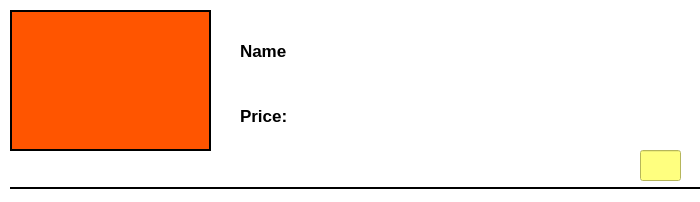
<?xml version="1.0" encoding="UTF-8"?>
<ui version="4.0">
 <class>widget_kala</class>
 <widget class="QWidget" name="widget_kala">
  <property name="geometry">
   <rect>
    <x>0</x>
    <y>0</y>
    <width>700</width>
    <height>202</height>
   </rect>
  </property>
  <property name="windowTitle">
   <string>Form</string>
  </property>
  <property name="styleSheet">
   <string notr="true">background-image: url();
background-color: rgb(255, 255, 255);</string>
  </property>
  <widget class="QLineEdit" name="lineEdit_coler">
   <property name="geometry">
    <rect>
     <x>640</x>
     <y>150</y>
     <width>41</width>
     <height>31</height>
    </rect>
   </property>
   <property name="styleSheet">
    <string notr="true">background-color: rgb(255, 255, 127);</string>
   </property>
   <property name="readOnly">
    <bool>true</bool>
   </property>
  </widget>
  <widget class="QLabel" name="label">
   <property name="geometry">
    <rect>
     <x>240</x>
     <y>100</y>
     <width>71</width>
     <height>31</height>
    </rect>
   </property>
   <property name="font">
    <font>
     <pointsize>13</pointsize>
     <bold>true</bold>
    </font>
   </property>
   <property name="styleSheet">
    <string notr="true">background-color: rgb();</string>
   </property>
   <property name="text">
    <string>Price:</string>
   </property>
  </widget>
  <widget class="QLabel" name="label_price">
   <property name="geometry">
    <rect>
     <x>320</x>
     <y>100</y>
     <width>131</width>
     <height>31</height>
    </rect>
   </property>
   <property name="font">
    <font>
     <pointsize>13</pointsize>
     <bold>true</bold>
    </font>
   </property>
   <property name="styleSheet">
    <string notr="true">color: rgb(255, 0, 0);
background-color: rgb();</string>
   </property>
   <property name="text">
    <string/>
   </property>
  </widget>
  <widget class="QLabel" name="label_name">
   <property name="geometry">
    <rect>
     <x>240</x>
     <y>10</y>
     <width>471</width>
     <height>81</height>
    </rect>
   </property>
   <property name="font">
    <font>
     <pointsize>13</pointsize>
     <bold>true</bold>
    </font>
   </property>
   <property name="styleSheet">
    <string notr="true">background-color: rgb(1);</string>
   </property>
   <property name="text">
    <string>Name</string>
   </property>
  </widget>
  <widget class="QFrame" name="frame">
   <property name="geometry">
    <rect>
     <x>10</x>
     <y>10</y>
     <width>201</width>
     <height>141</height>
    </rect>
   </property>
   <property name="styleSheet">
    <string notr="true">background-color: rgb(255, 85, 0);</string>
   </property>
   <property name="frameShape">
    <enum>QFrame::Box</enum>
   </property>
   <property name="frameShadow">
    <enum>QFrame::Plain</enum>
   </property>
   <property name="lineWidth">
    <number>2</number>
   </property>
  </widget>
  <widget class="Line" name="line">
   <property name="geometry">
    <rect>
     <x>10</x>
     <y>180</y>
     <width>700</width>
     <height>16</height>
    </rect>
   </property>
   <property name="styleSheet">
    <string notr="true">background-color: rgb();</string>
   </property>
   <property name="frameShadow">
    <enum>QFrame::Plain</enum>
   </property>
   <property name="lineWidth">
    <number>2</number>
   </property>
   <property name="orientation">
    <enum>Qt::Horizontal</enum>
   </property>
  </widget>
  <widget class="QLabel" name="label_number">
   <property name="geometry">
    <rect>
     <x>340</x>
     <y>140</y>
     <width>111</width>
     <height>31</height>
    </rect>
   </property>
   <property name="font">
    <font>
     <pointsize>13</pointsize>
     <bold>true</bold>
    </font>
   </property>
   <property name="styleSheet">
    <string notr="true">color: rgb(255, 0, 0);
background-color: rgb();</string>
   </property>
   <property name="text">
    <string/>
   </property>
  </widget>
 </widget>
 <resources/>
 <connections/>
</ui>
